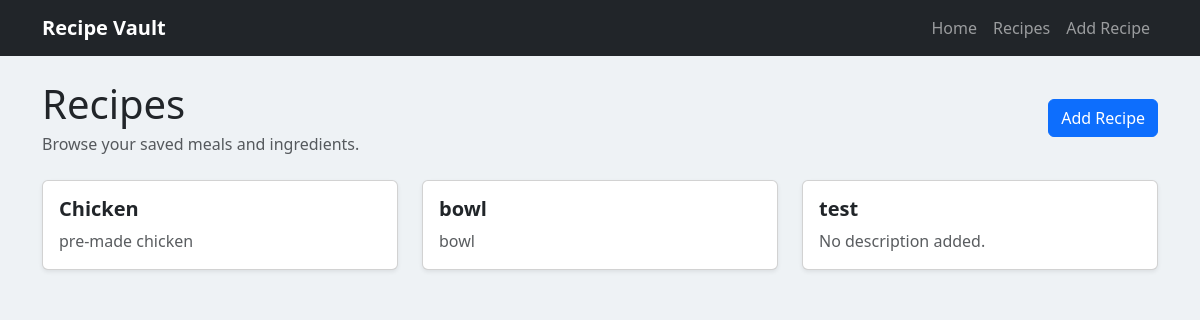
Page /recipes on the earlier database version.
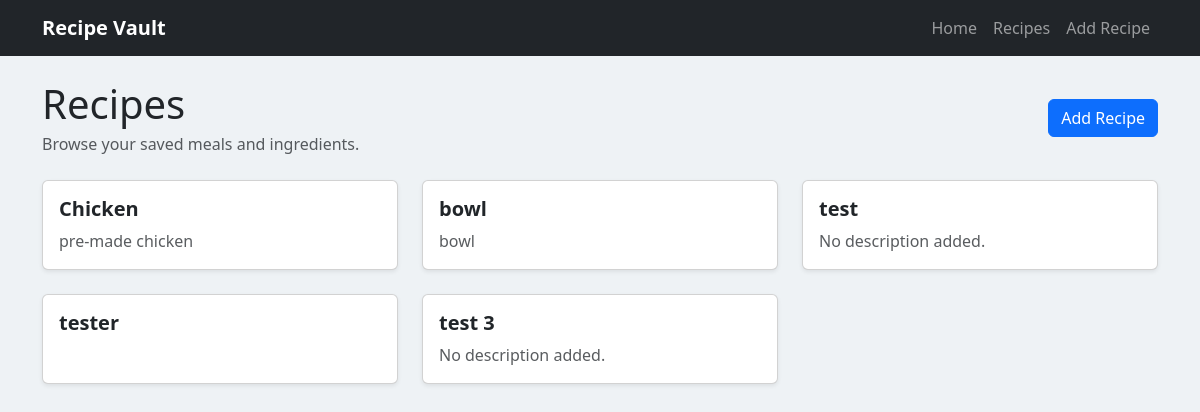
Same page on the later database version.
### app/models.py (models this page shows)
class Recipe(db.Model):
  id = db.Column(db.Integer, primary_key=True)
  title = db.Column(db.String(100), nullable=False)
  description = db.Column(db.String(500))
  ingredients = db.relationship(
    "Ingredient",
     backref="recipe",
     cascade="all, delete-orphan")
  instructions = db.Column(db.Text)

### app/routes.py (the view)
  @app.route("/recipes")
  def recipes():
    recipeList=Recipe.query.all()
    return render_template("recipes.html", recipes=recipeList)

### app/templates/recipes.html (shortened to what this page needs)
{% extends "base.html" %}
{% block content %}
<div class="d-flex justify-content-between align-items-center mb-4">
    <div>
        <h1 class="mb-1">Recipes</h1>
        <p class="text-muted mb-0">Browse your saved meals and ingredients.</p>
    </div>
    <a class="btn btn-primary" href="/recipes/new">Add Recipe</a>
</div>
<div class="row g-4">
    {% for recipe in recipes %}
    <div class="col-md-6 col-lg-4">
        <a href="/recipes/{{ recipe.id }}" class="text-decoration-none text-dark">
            <div class="card h-100 shadow-sm">
                <div class="card-body">
                    <h5 class="card-title">{{ recipe.title }}</h5>
                    <p class="card-text text-muted">
                        {{ recipe.description or "No description added." }}
                    </p>
                </div>
            </div>
        </a>
    </div>
    {% endfor %}
</div>
{% endblock %}

Differences in the rows shown:
added Recipe: title "tester"
added Recipe: title "test 3", description "No description added."
